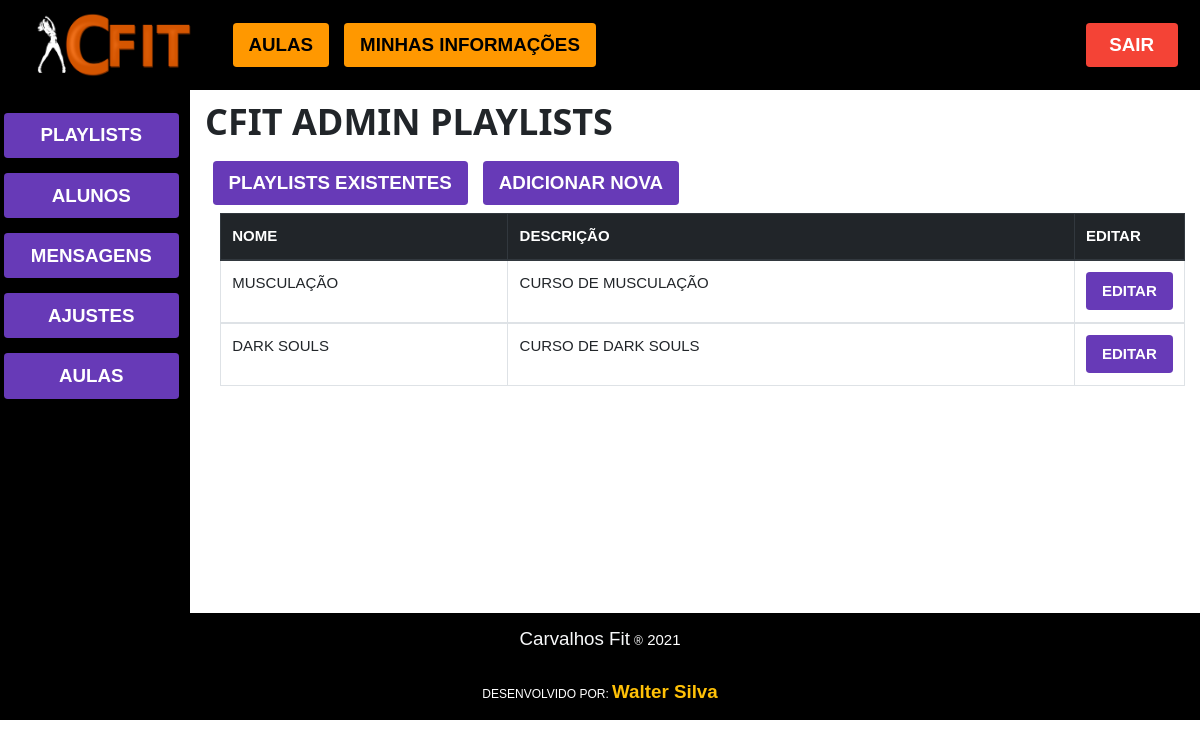
/cfit_admin/cfit_admin_playlists (signed in), run on an earlier commit of the app's database.
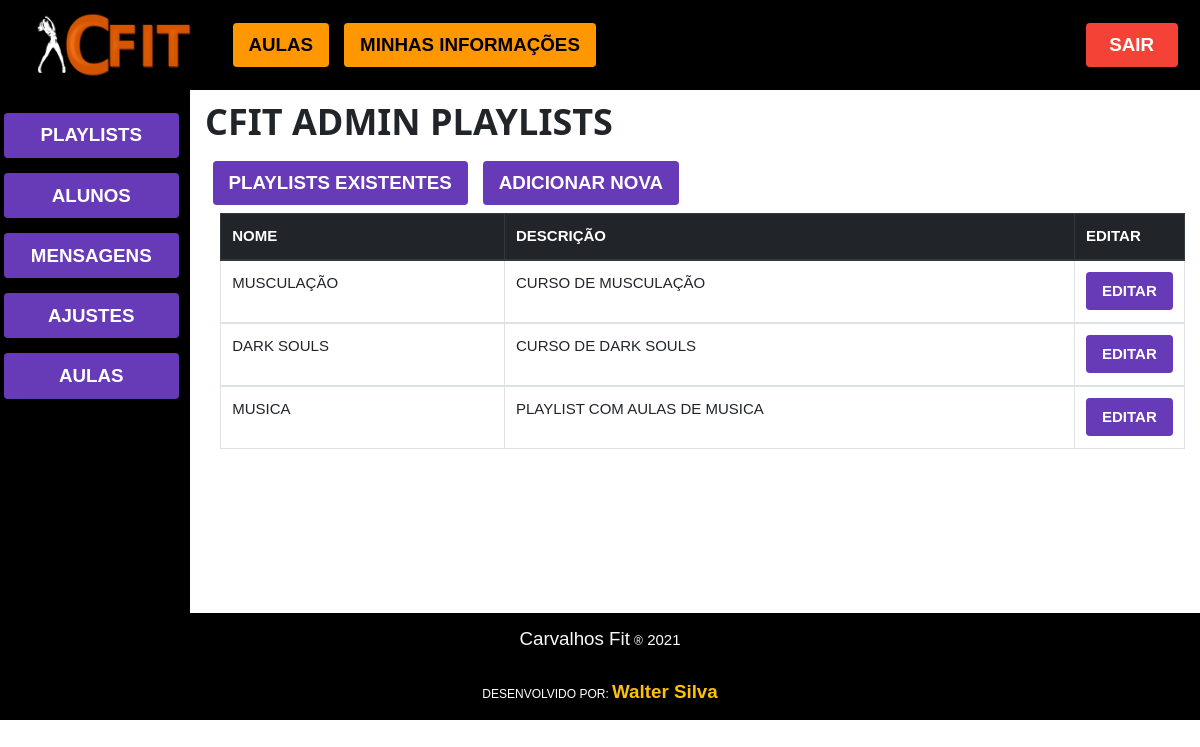
And on a later commit of the database.
### cfit/models.py (models this page shows)
class Playlist(models.Model):
    nome = models.CharField('nome', max_length=255, unique=True)
    descricao = models.CharField('descricao', max_length=255, null=True, default='')
    imagem = models.CharField('imagem', max_length=255, null=True, default='')

### cfit/views/cfit_admin.py (the view)
# urls.py: path('cfit_admin/cfit_admin_playlists', cfit_admin_playlists, name="cfit_admin_playlists"),
@adm_required
def cfit_admin_playlists(request):
    playlists = list(Playlist.objects.all().values())
    return render(request, 'cfit_admin/cfit_admin_playlists.html', {"playlists": playlists})

### cfit/sessionTester.py (called while the page is built)
def adm_required(func):
    f = func
    @functools.wraps(func)
    def wrapper_login_required(*args, **kwargs):
        try:
            if(args[0].session["nivel_de_acesso"] == 2):
                pass
            else:
                raise Exception
        except:
            return redirect("/home")
        else:
            return f(*args, **kwargs)
    return wrapper_login_required

### cfit/templates/cfit_admin/cfit_admin_playlists.html (shortened to what this page needs)
{% extends 'cfit_admin/cfit_admin.html' %} {% block 'painels_admin' %} {% load static%}
<div class="row">
    <div class="container">
        <h1><b>CFIT ADMIN PLAYLISTS</b></h1>
    </div>
    <div class="container">
        <wsi_button class="w3-button w3-deep-purple mx-2 my-2" id="button_playlists_existentes">PLAYLISTS EXISTENTES
        </wsi_button>
        <wsi_button class="w3-button w3-deep-purple mx-2 my-2" id="button_adicionar_nova">ADICIONAR NOVA</wsi_button>
    </div>
</div>
<div class="container">
    <div id="painel_listagem_playlists">
        <div class="container-flex" style="min-height:400px;">
            <table class="table table-hover table-bordered">
                <thead class="thead-dark">
                    <tr>
                        <th class="col-4">NOME</th>
                        <th class="col-8">DESCRIÇÃO</th>
                        <th>EDITAR</th>
                    </tr>
                </thead>
                {% for playlist in playlists %}
                <tbody>
                    <tr>
                        <td class="col-4"> {{playlist.nome}}
                        </td>
                        <td class="col-8 text-nowrap" style=" max-width: 600px; overflow:hidden;">{{playlist.descricao}}
                        </td>
                        <td>
                            <a href="{% url 'cfit_admin_playlists_aditar'  %}?playlist={{playlist.nome}}" class="w3-btn w3-hoover-red rounded w3-deep-purple  w3-text-shadow"><b>EDITAR</b></a>
                        </td>
                    </tr>
                </tbody>
                {% endfor %}
            </table>
        </div>
    </div>
</div>
{% endblock%}

### cfit/templates/cfit_admin/cfit_admin.html (shortened to what this page needs)
{% extends 'main.html' %} {% block content %} {% load static%}
<div>
    <nav class="navbar navbar-expand-lg navbar-dark text-light" style="background-color: black">
        <a class="navbar-brand col-sm-2" href="/">
            <img class="img-fluid mr-0" src="{% static 'cfit/img/logo.png' %}" alt="logo" />
        </a>
        <div class="collapse navbar-collapse" id="navbarTogglerDemo03">
            <div id="options" class="mr-auto">
                <ul class="navbar-nav">
                    <li class="nav-item mx-2">
                        <a href="{% url 'home'  %}">
                            <wsi_button class="col-sm-12 w3-button my-2"><b>AULAS</b>
                            </wsi_button>
                        </a>
                    </li>
                    <li class="nav-item mx-2">
                        <a href="">
                            <wsi_button class="col-sm-12 w3-button my-2"><b>MINHAS INFORMAÇÕES</b>
                            </wsi_button>
                        </a>
                    </li>
                </ul>
            </div>
            <a href="{% url 'logout'  %}" class="mx-3">
                <wsi_button class="col-sm-12 w3-button w3-red my-2 mx-2"><b>SAIR</b>
                </wsi_button>
            </a>
        </div>
    </nav>
</div>
<div class="row">
    <div class="sidenav w3-black col text-center pt-3">
        <a href="{% url 'cfit_admin_playlists'  %}"><wsi_button class="col-sm-12 my-2 mx-1 w3-deep-purple">PLAYLISTS</wsi_button></a>
        <wsi_button class="col-sm-12 my-2 mx-1 w3-deep-purple">ALUNOS</wsi_button>
        <wsi_button class="col-sm-12 my-2 mx-1 w3-deep-purple">MENSAGENS</wsi_button>
        <wsi_button class="col-sm-12 my-2 mx-1 w3-deep-purple">AJUSTES</wsi_button>
        <wsi_button class="col-sm-12 my-2 mx-1 w3-deep-purple">AULAS</wsi_button>
    </div>
    <div class="col-sm-10">
        {% block 'painels_admin' %}
        {% endblock %}
    </div>
</div>
{% endblock%}

### cfit/templates/main.html (shortened to what this page needs)
{% load static %}
<!DOCTYPE html>
<html lang="en">
<head>
    <link rel="stylesheet" href="{% static 'cfit/css/bootstrap.min.css' %}">
    <link rel="stylesheet" href="{% static 'cfit/css/animate.min.css'%}" />
    <link rel="stylesheet" href="{% static 'cfit/css/hover-min.css'%}" />
    <link rel="stylesheet" href="{% static 'cfit/css/w3.css' %}">
</head>
<body id="app">
    <div style="min-height:600px;">
        {% block content%} {% endblock content %}
    </div>
    <footer class="footer">
        <div class="container-flex w3-black py-3 text-center">
            <strong class="text-light h5">Carvalhos Fit</strong> <small>&reg;</small> <span id="ano"></span>
        </div>
        <div class="container-flex w3-black py-3 text-center">
            <small>DESENVOLVIDO POR: <a class="h5 font-weight-bold text-warning" href="https://www.linkedin.com/in/walter-pereira-245067161/">Walter
                    Silva</a></small>
        </div>
    </footer>
</body>
</html>

### cfit/static/cfit/css/w3.css (style rules this page uses)
*,*:before,*:after { box-sizing:inherit }
html { -ms-text-size-adjust:100%;-webkit-text-size-adjust:100% }
body { margin:0 }
article,aside,details,figcaption,figure,footer,header,main,menu,nav,section { display:block }
a { background-color:transparent }
b,strong { font-weight:bolder }
small { font-size:80% }
img { border-style:none }
button,input,select,textarea,optgroup { font:inherit;margin:0 }
button,input { overflow:visible }
button,select { text-transform:none }
button,[type=button],[type=reset],[type=submit] { -webkit-appearance:button }
html,body { font-family:Verdana,sans-serif;font-size:15px;line-height:1.5 }
html { overflow-x:hidden }
h1 { font-size:36px }
h1,h2,h3,h4,h5,h6 { font-family:"Segoe UI",Arial,sans-serif;font-weight:400;margin:10px 0 }
img { vertical-align:middle }
a { color:inherit }
.w3-btn,.w3-button { border:none;display:inline-block;padding:8px 16px;vertical-align:middle;overflow:hidden;text-decoration:none;color:inherit;background-color:inherit;text-align:center;cursor:pointer;white-space:nowrap }
.w3-btn,.w3-button { -webkit-touch-callout:none;-webkit-user-select:none;-khtml-user-select:none;-moz-user-select:none;-ms-user-select:none;user-select:none }
.w3-orange,.w3-hover-orange:hover { color:#000!important;background-color:#ff9800!important }
.w3-deep-purple,.w3-hover-deep-purple:hover { color:#fff!important;background-color:#673ab7!important }
.w3-red,.w3-hover-red:hover { color:#fff!important;background-color:#f44336!important }
.w3-black,.w3-hover-black:hover { color:#fff!important;background-color:#000!important }

What changed in the data, as far as the page shows it:
added Playlist: nome "MUSICA", descricao "PLAYLIST COM AULAS DE MUSICA"
